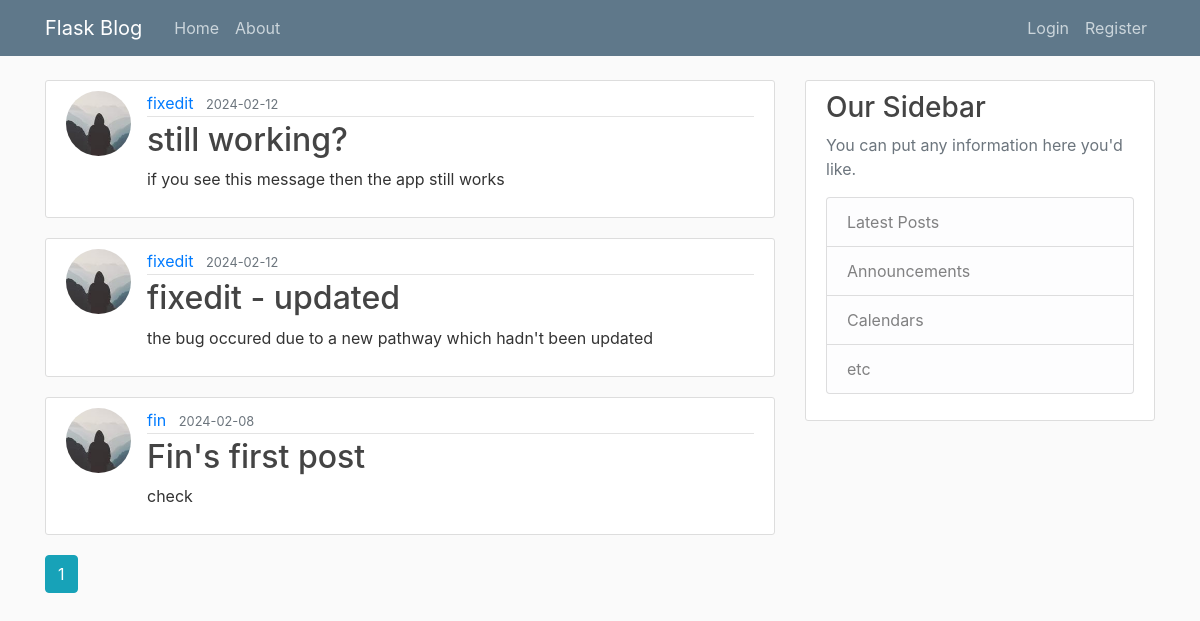
Page /home on the earlier database version.
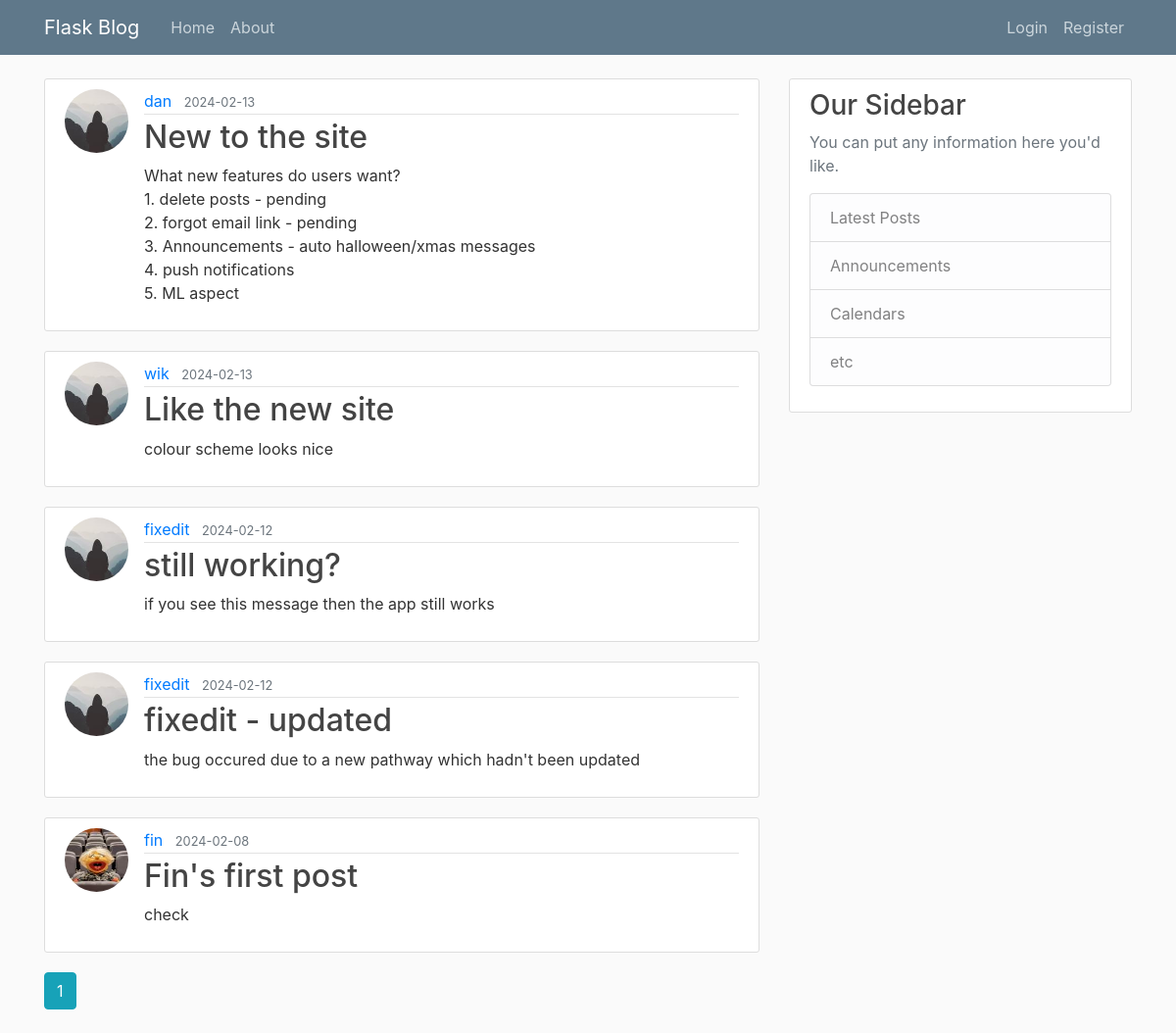
Same page on the later database version.
### coreyblog/models.py (models this page shows, shortened)
class Post(db.Model):
    id = db.Column(db.Integer, primary_key=True)
    title = db.Column(db.String(100), nullable=False)
    date_posted = db.Column(db.DateTime, nullable=False, default=datetime.utcnow)
    content = db.Column(db.Text, nullable=False)
    user_id = db.Column(db.Integer, db.ForeignKey('user.id'), nullable=False)

class User(db.Model, UserMixin):
    id = db.Column(db.Integer, primary_key=True)
    username = db.Column(db.String(20), unique=True, nullable=False)
    email = db.Column(db.String(120), unique=True, nullable=False)
    image_file = db.Column(db.String(20), nullable=False, default='default.jpg')
    password = db.Column(db.String(60), nullable=False)
    posts = db.relationship('Post', backref='author', lazy=True)

### coreyblog/main/routes.py (the view)
@main.route("/")
@main.route("/home")
def home():
    page = request.args.get('page', 1, type=int)
    posts = Post.query.order_by(Post.date_posted.desc()).paginate(page=page, per_page=5)
    return render_template('home.html', posts=posts)

### coreyblog/templates/home.html
{% extends "layout.html" %}
{% block content %}
        {% for post in posts.items %}
            <article class="media content-section">
                <img class="rounded-circle article-img" src="{{ url_for('static', filename=post.author.image_file )}}">
                <div class="media-body">
                    <div class="article-metadata">
                        <a class="mr-2" href="{{ url_for('users.user_posts', username=post.author.username) }}">{{ post.author.username }}</a>
                        <small class="text-muted">{{ post.date_posted.strftime('%Y-%m-%d') }}</small>
                    </div>
                    <h2><a class="article-title" href="{{ url_for('posts.post', post_id=post.id) }}">{{ post.title }}</a></h2>
                    <p class="article-content">{{ post.content }}</p>
                </div>
            </article>
        {% endfor %}
        {% for page_num in posts.iter_pages(left_edge=1, right_edge=1, left_current=1, right_current=2) %}
            {% if page_num %}
                {% if posts.page == page_num %}
                <a class="btn btn-info mb-4" href="{{ url_for('main.home', page=page_num) }}">{{ page_num }}</a>
                {% else %}
                <a class="btn btn-outline-info mb-4" href="{{ url_for('main.home', page=page_num) }}">{{ page_num }}</a>
                {% endif %}
            {% else %}
                ...
            {% endif %}
        {% endfor %}
{% endblock content %}

### coreyblog/templates/layout.html (shortened to what this page needs)
<!DOCTYPE html>
<html>
    <head>
        <link rel="stylesheet" href="https://maxcdn.bootstrapcdn.com/bootstrap/4.0.0/css/bootstrap.min.css">
        <link rel="stylesheet" type="text/css" href="{{ url_for('static', filename='main.css') }}">
    </head>
    <body>
        <header class="site-header">
            <nav class="navbar navbar-expand-md navbar-dark bg-steel fixed-top">
              <div class="container">
                <a class="navbar-brand mr-4" href="/">Flask Blog</a>
                <div class="collapse navbar-collapse" id="navbarToggle">
                  <div class="navbar-nav mr-auto">
                    <a class="nav-item nav-link" href="{{ url_for('main.home') }}">Home</a>
                    <a class="nav-item nav-link" href="{{ url_for('main.about') }}">About</a>
                  </div>
                  <div class="navbar-nav">
                    {% if current_user.is_authenticated %}
                      <a class="nav-item nav-link" href="{{ url_for('posts.new_post') }}">New Post</a>
                      <a class="nav-item nav-link" href="{{ url_for('users.account') }}">Account</a>
                      <a class="nav-item nav-link" href="{{ url_for('users.logout') }}">Log Out</a>
                    {% else %}
                      <a class="nav-item nav-link" href="{{ url_for('users.login') }}">Login</a>
                      <a class="nav-item nav-link" href="{{ url_for('users.register') }}">Register</a>
                    {% endif %}
                    </div>
                </div>
              </div>
            </nav>
          </header>
          <main role="main" class="container">
            <div class="row">
              <div class="col-md-8">
                {% block content %}{% endblock %}
              </div>
              <div class="col-md-4">
                <div class="content-section">
                  <h3>Our Sidebar</h3>
                  <p class='text-muted'>You can put any information here you'd like.
                    <ul class="list-group">
                      <li class="list-group-item list-group-item-light">Latest Posts</li>
                      <li class="list-group-item list-group-item-light">Announcements</li>
                      <li class="list-group-item list-group-item-light">Calendars</li>
                      <li class="list-group-item list-group-item-light">etc</li>
                    </ul>
                  </p>
                </div>
              </div>
            </div>
          </main>
    </body>
</html>

### coreyblog/static/main.css (style rules this page uses)
body { background: #fafafa; color: #333333; margin-top: 5rem; }
h1, h2, h3, h4, h5, h6 { color: #444444; }
.bg-steel { background-color: #5f788a; }
.site-header .navbar-nav .nav-link { color: #cbd5db; }
.content-section { background: #ffffff; padding: 10px 20px; border: 1px solid #dddddd; border-radius: 3px; margin-bottom: 20px; }
.article-title { color: #444444; }
.article-content { white-space: pre-line; }
.article-img { height: 65px; width: 65px; margin-right: 16px; }
.article-metadata { padding-bottom: 1px; margin-bottom: 4px; border-bottom: 1px solid #e3e3e3 }

Differences in the rows shown:
added Post: image_file (placeholder picture), author.username "dan", date_posted "2024-02-13", title "New to the site", content "What new features do users want? 1. delete posts - pending 2. forgot email link - pending 3. Announcements - auto halloween/xmas messages 4. push notifications 5. ML aspect"
added Post: image_file (placeholder picture), author.username "wik", date_posted "2024-02-13", title "Like the new site", content "colour scheme looks nice"
changed through a linked row, Post "Fin's first post": image_file: picture added in place of a placeholder
